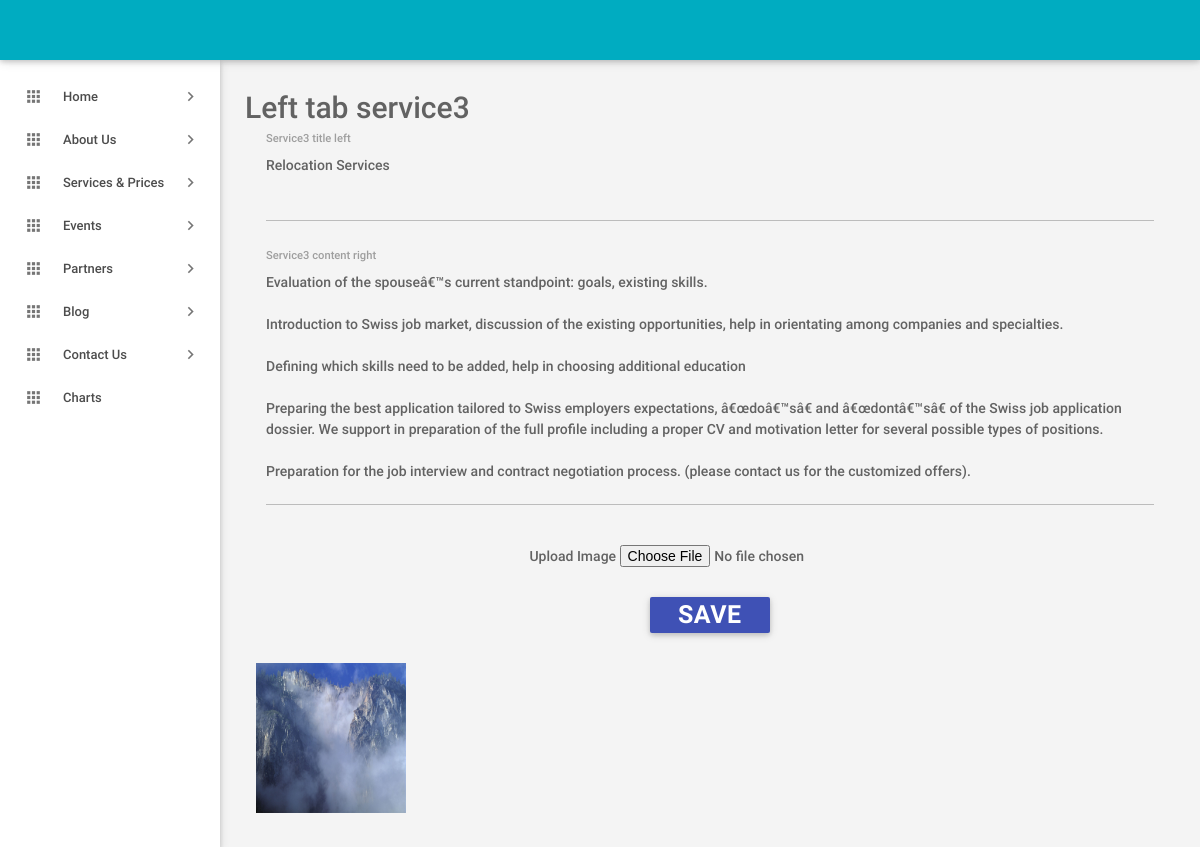
Page /RA-ADMIN/service_left3.php on the committed database.
### tables this page shows
CREATE TABLE IF NOT EXISTS `service_left3` (
  `id` int(20) NOT NULL AUTO_INCREMENT,
  `service3_left_title` text NOT NULL,
  `service3_image_url` text NOT NULL,
  `service3_content` text NOT NULL,
  PRIMARY KEY (`id`)
);

### RA-ADMIN/service_left3.php (the view, shortened to what this page needs)
<?php
include_once('header.php');
include_once('sidebar.php');
$data="SELECT * FROM service_left3 ";
$val=mysql_query($data);
$r=mysql_fetch_array($val);
?>
    <main class="mn-inner">
        <span style="font-size: 30px;">Left tab service3</span>
        <form  action="service_left3.php" method="post" enctype="multipart/form-data" >
            <div class="row">
                <div class="col s12" align="center">
                    <div class="input-field col s12">
                        <textarea id="st3" name="st3" class="materialize-textarea" ><?php echo $r['service3_left_title'];?></textarea>
                        <label for="content" >Service3 title left</label>
                    </div>
                    <div class="input-field col s12">
                        <textarea id="sc3" name="sc3" class="materialize-textarea" ><?php echo $r['service3_content'];?></textarea>
                        <label for="content" >Service3 content right</label>
                    </div>
                    <div class="input-field col s12">
                        <span>Upload Image</span>
                        <input name="image" id="name" type="file"><br>
                    </div>
                    <div class="col s12">
                        <button style="margin-top: 30px;" class="waves-effect waves-light btn indigo m-b-xs" name="save" type="submit"><b style="font-size:25px;">SAVE</b></button>
                    </div>
                </div>
            </div>
            <div class="row">
                <?php
                $val3=mysql_query($data);
                while($r3 = mysql_fetch_array($val3)){
                    ?>
                    <div class="col s12 m6 l3">
                        <img  src="<?php echo $r3['service3_image_url'];?>" height='150' width='150' alt="image">
                    </div>
                    <?php
                }
                ?>
            </div>
        </form>
    </main>
<?php
include_once('footer.php');
?>

### rows in the picture
service_left3: st3 "Relocation Services", sc3 "Evaluation of the spouseâ€™s current standpoint: goals, existing skills. Introduction to Swiss job market, discussion of the existing opportunities, help in orientating among companies and specialties. Defining which skills need to be added, help in choosing additional education Preparing the best application tailored to Swiss employers expectations, â€œdoâ€™sâ€ and â€œdontâ€™sâ€ of the Swiss job application dossier. We support in preparation of the full profile including a proper CV and motivation letter for several possible types of positions. Preparation for the job interview and contract negotiation process. (please contact us for the customized offers).", service3_image_url (picture)
